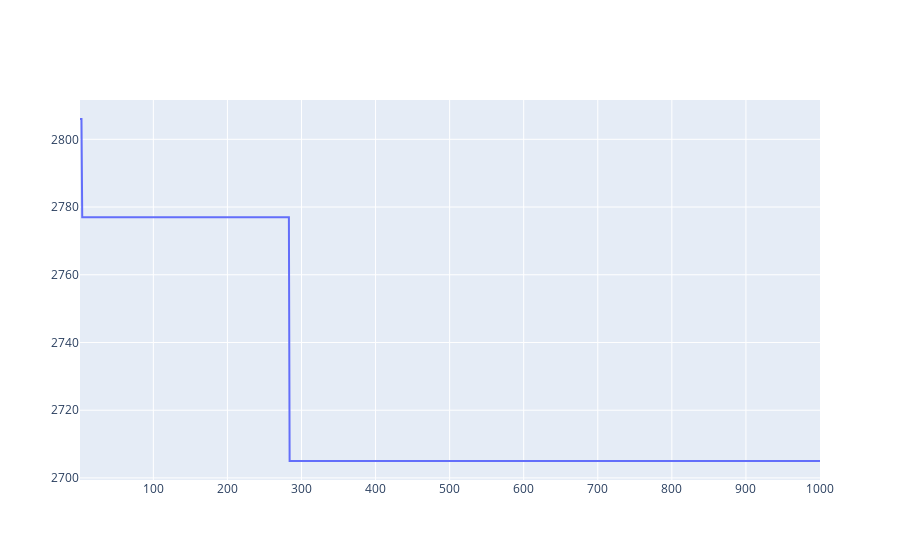

This figure's notebook cell:
### Code cell
pso.optimize()

### Figure 1 — Plotly figure (JSON) as saved in the notebook; plotly's stock layout.template omitted (floating-point values rounded to 4 significant figures; data arrays with more than 128 entries replaced by an {"elided": "..."} marker saying what was removed)
{"data": [{"mode": "lines", "type": "scatter", "x": {"elided": "1000 int values"}, "y": {"elided": "1000 int values"}}], "layout": {}}
